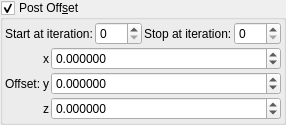
    <widget class="MyGroupBox" name="groupCheck_transf_constant_julia_mode">
     <property name="title">
      <string>Post Off&amp;set</string>
     </property>
     <property name="checkable">
      <bool>true</bool>
     </property>
     <layout class="QVBoxLayout" name="verticalLayout_48">
      <property name="spacing">
       <number>2</number>
      </property>
      <property name="leftMargin">
       <number>2</number>
      </property>
      <property name="topMargin">
       <number>2</number>
      </property>
      <property name="rightMargin">
       <number>2</number>
      </property>
      <property name="bottomMargin">
       <number>2</number>
      </property>
      <item>
       <layout class="QGridLayout" name="gridLayout_66">
        <property name="spacing">
         <number>2</number>
        </property>
        <item row="1" column="2">
         <widget class="QLabel" name="label_252">
          <property name="text">
           <string>Stop at iteration:</string>
          </property>
         </widget>
        </item>
        <item row="1" column="1">
         <widget class="MySpinBox" name="spinboxInt_transf_start_iterations_E">
          <property name="sizePolicy">
           <sizepolicy hsizetype="Minimum" vsizetype="Maximum">
            <horstretch>0</horstretch>
            <verstretch>0</verstretch>
           </sizepolicy>
          </property>
          <property name="maximum">
           <number>999</number>
          </property>
         </widget>
        </item>
        <item row="1" column="0">
         <widget class="QLabel" name="label_253">
          <property name="text">
           <string>Start at iteration:</string>
          </property>
         </widget>
        </item>
        <item row="1" column="3">
         <widget class="MySpinBox" name="spinboxInt_transf_stop_iterations_E">
          <property name="sizePolicy">
           <sizepolicy hsizetype="Minimum" vsizetype="Maximum">
            <horstretch>0</horstretch>
            <verstretch>0</verstretch>
           </sizepolicy>
          </property>
          <property name="maximum">
           <number>999</number>
          </property>
         </widget>
        </item>
       </layout>
      </item>
      <item>
       <layout class="QGridLayout" name="gridLayout_22" columnstretch="0,0,1">
        <property name="spacing">
         <number>2</number>
        </property>
        <item row="2" column="1">
         <widget class="QLabel" name="label_122">
          <property name="sizePolicy">
           <sizepolicy hsizetype="Preferred" vsizetype="Preferred">
            <horstretch>0</horstretch>
            <verstretch>0</verstretch>
           </sizepolicy>
          </property>
          <property name="text">
           <string notr="true">z</string>
          </property>
          <property name="alignment">
           <set>Qt::AlignRight|Qt::AlignTrailing|Qt::AlignVCenter</set>
          </property>
         </widget>
        </item>
        <item row="0" column="1">
         <widget class="QLabel" name="label_115">
          <property name="sizePolicy">
           <sizepolicy hsizetype="Preferred" vsizetype="Preferred">
            <horstretch>0</horstretch>
            <verstretch>0</verstretch>
           </sizepolicy>
          </property>
          <property name="text">
           <string notr="true">x</string>
          </property>
          <property name="alignment">
           <set>Qt::AlignRight|Qt::AlignTrailing|Qt::AlignVCenter</set>
          </property>
         </widget>
        </item>
        <item row="2" column="2">
         <widget class="MyDoubleSpinBox" name="spinbox3_transf_offset_000_z">
          <property name="sizePolicy">
           <sizepolicy hsizetype="Minimum" vsizetype="Maximum">
            <horstretch>0</horstretch>
            <verstretch>0</verstretch>
           </sizepolicy>
          </property>
          <property name="prefix">
           <string/>
          </property>
          <property name="suffix">
           <string/>
          </property>
          <property name="decimals">
           <number>6</number>
          </property>
          <property name="minimum">
           <double>-99.989999999999995</double>
          </property>
          <property name="maximum">
           <double>99.989999999999995</double>
          </property>
          <property name="singleStep">
           <double>0.100000000000000</double>
          </property>
         </widget>
        </item>
        <item row="1" column="0">
         <widget class="QLabel" name="label_117">
          <property name="text">
           <string>Offset:</string>
          </property>
         </widget>
        </item>
        <item row="1" column="1">
         <widget class="QLabel" name="label_116">
          <property name="sizePolicy">
           <sizepolicy hsizetype="Preferred" vsizetype="Preferred">
            <horstretch>0</horstretch>
            <verstretch>0</verstretch>
           </sizepolicy>
          </property>
          <property name="text">
           <string notr="true">y</string>
          </property>
          <property name="alignment">
           <set>Qt::AlignRight|Qt::AlignTrailing|Qt::AlignVCenter</set>
          </property>
         </widget>
        </item>
        <item row="0" column="2">
         <widget class="MyDoubleSpinBox" name="spinbox3_transf_offset_000_x">
          <property name="sizePolicy">
           <sizepolicy hsizetype="Minimum" vsizetype="Maximum">
            <horstretch>0</horstretch>
            <verstretch>0</verstretch>
           </sizepolicy>
          </property>
          <property name="prefix">
           <string/>
          </property>
          <property name="suffix">
           <string/>
          </property>
          <property name="decimals">
           <number>6</number>
          </property>
          <property name="minimum">
           <double>-99.989999999999995</double>
          </property>
          <property name="maximum">
           <double>99.989999999999995</double>
          </property>
          <property name="singleStep">
           <double>0.100000000000000</double>
          </property>
         </widget>
        </item>
        <item row="1" column="2">
         <widget class="MyDoubleSpinBox" name="spinbox3_transf_offset_000_y">
          <property name="sizePolicy">
           <sizepolicy hsizetype="Minimum" vsizetype="Maximum">
            <horstretch>0</horstretch>
            <verstretch>0</verstretch>
           </sizepolicy>
          </property>
          <property name="prefix">
           <string/>
          </property>
          <property name="suffix">
           <string/>
          </property>
          <property name="decimals">
           <number>6</number>
          </property>
          <property name="minimum">
           <double>-99.989999999999995</double>
          </property>
          <property name="maximum">
           <double>99.989999999999995</double>
          </property>
          <property name="singleStep">
           <double>0.100000000000000</double>
          </property>
         </widget>
        </item>
       </layout>
      </item>
     </layout>
    </widget>
